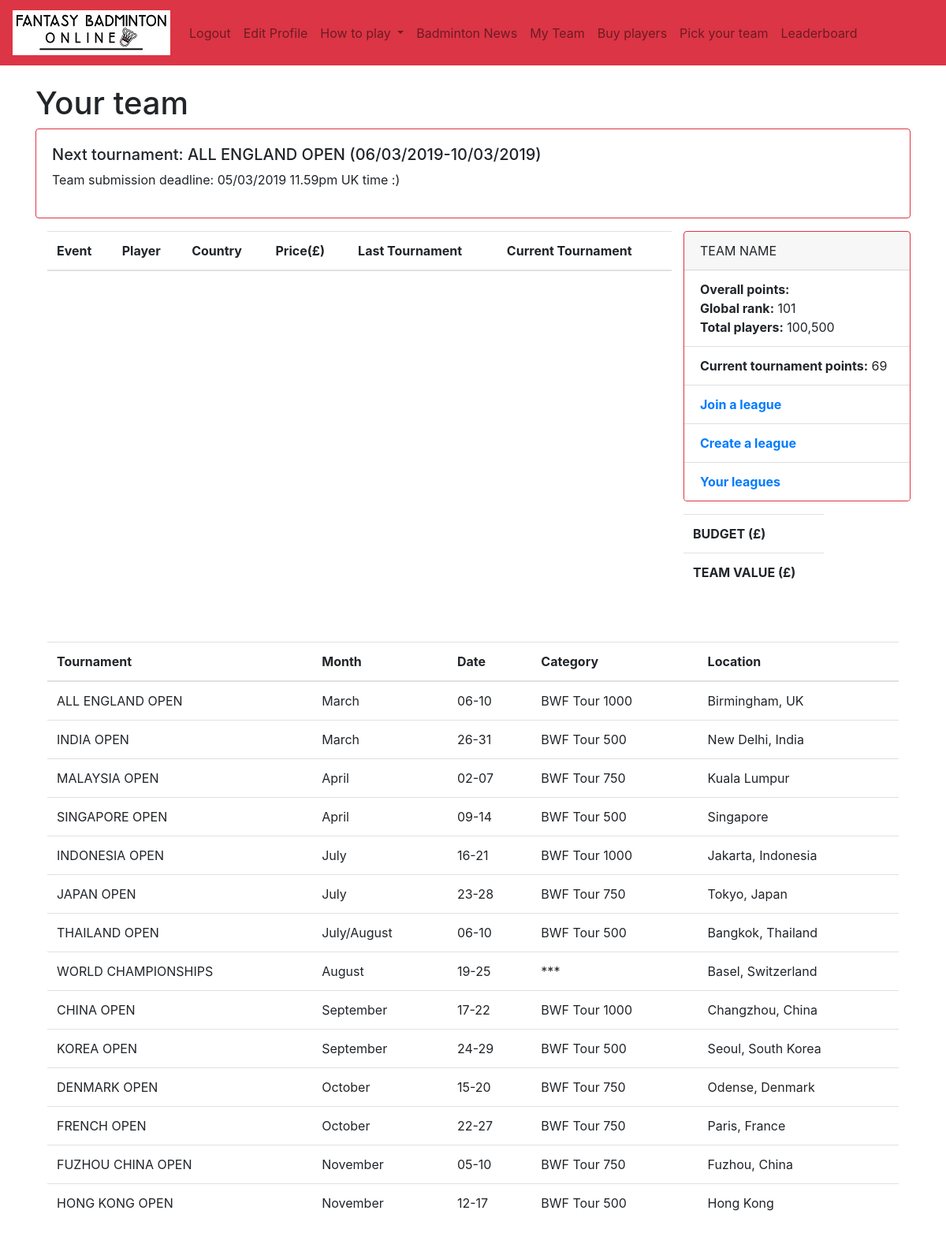
/credit/my_team/ (signed in), run on an earlier commit of the app's database.
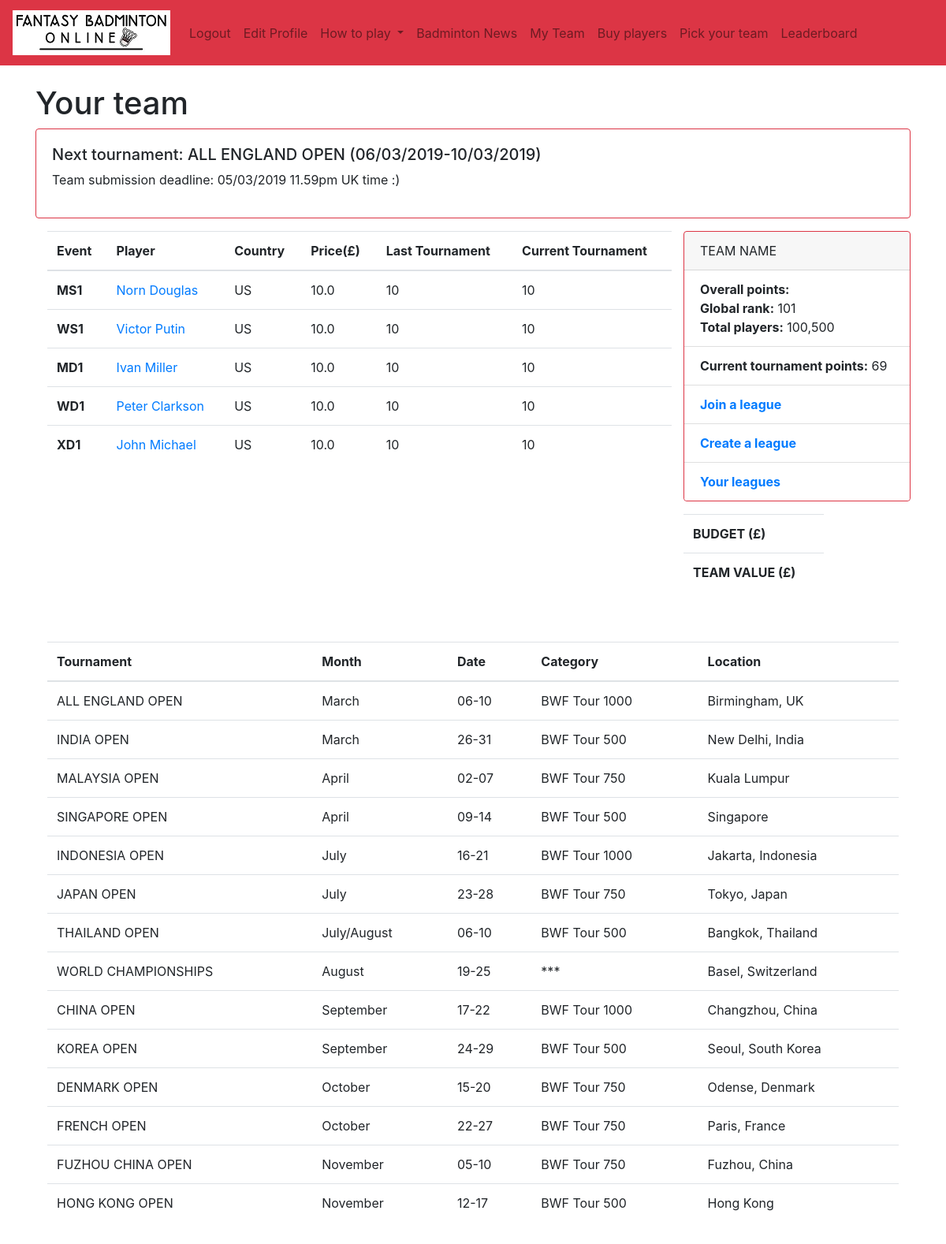
And on a later commit of the database.
### players/models.py (models this page shows, shortened)
class Player(models.Model):
	STATUS_CHOICES = [('active', 'Playing'),
			   ('notactive', 'Not Playing')
			   ]
	rank = models.IntegerField(default=10)
	name = models.CharField(max_length=50)
	country = CountryField(blank_label='(select country)', default='US')
	cost = models.FloatField(default=10) # price is a number, defaults to 10. You can set it up in the admin panel
	score = models.IntegerField(default=0)
	status = models.CharField(max_length=50, choices=STATUS_CHOICES, default='1')
	picture = models.ImageField(default='default.png', blank=True)
	current_tournament_score = models.IntegerField(default=10)
	last_tournament_score = models.IntegerField(default=10)
	def get_type(self): # MS, WS, etc
		return self.__class__.__name__[:2]

class MSPlayer(Player):
	team = models.ForeignKey(Teams, on_delete=models.CASCADE, related_name='MSplayers', null=True, blank=True)  # connection to a team

class Player(models.Model):
	STATUS_CHOICES = [('active', 'Playing'),
			   ('notactive', 'Not Playing')
			   ]
	rank = models.IntegerField(default=10)
	name = models.CharField(max_length=50)
	country = CountryField(blank_label='(select country)', default='US')
	cost = models.FloatField(default=10) # price is a number, defaults to 10. You can set it up in the admin panel
	score = models.IntegerField(default=0)
	status = models.CharField(max_length=50, choices=STATUS_CHOICES, default='1')
	picture = models.ImageField(default='default.png', blank=True)
	current_tournament_score = models.IntegerField(default=10)
	last_tournament_score = models.IntegerField(default=10)
	def get_type(self): # MS, WS, etc
		return self.__class__.__name__[:2]

class WSPlayer(Player):
	team = models.ForeignKey(Teams, on_delete=models.CASCADE, related_name='WSplayers', null=True, blank=True)  # connection to a team

class MDPlayer(Player):
	team = models.ForeignKey(Teams, on_delete=models.CASCADE, related_name='MDplayers', null=True, blank=True)  # connection to a team

class WDPlayer(Player):
	team = models.ForeignKey(Teams, on_delete=models.CASCADE, related_name='WDplayers', null=True, blank=True)  # connection to a team

class XDPlayer(Player):
	team = models.ForeignKey(Teams, on_delete=models.CASCADE, related_name='XDplayers', null=True, blank=True)  # connection to a team

### players/views.py (the view)
# urls.py: path('my_team/', views.my_team, name='my_team'),
def my_team(request, message=False):
	print(request.user.teams)
	user = request.user
	context = {}
	user_team = Teams.objects.filter(owner=user).first()
	context['MSplayers'] = MSPlayer.objects.filter(team=user_team)
	context['WSplayers'] = WSPlayer.objects.filter(team=user_team)
	context['WDplayers'] = WDPlayer.objects.filter(team=user_team)
	context['MDplayers'] = MDPlayer.objects.filter(team=user_team)
	context['XDplayers'] = XDPlayer.objects.filter(team=user_team)
	context['team'] = user_team
	if message:
		messages.success(request, ("Successfully saved your team"))
	return render(request, 'authenticate/my_team.html', context)

### authenticate/templates/authenticate/my_team.html (shortened to what the changed rows need)
{% extends 'authenticate/base.html' %}
{% load static %}
{% block content %}
<h1>Your team</h1>
<div class="card-deck">
</div>
{% if user.is_authenticated %}
<div class="container">
  <div class="row">
    <div class="col-sm">
      <table class="table table-hover">
    <thead>
        <tr>
            <th scope="col">Event</th>
            <th scope="col">Player</th>
            <th scope="col">Country</th>
            <th scope="col">Price(£)</th>
            <th scope="col">Last Tournament</th>
            <th scope="col">Current Tournament</th>
          </tr>
      </thead>
      <tbody>
      {% for player in MSplayers %}
        <tr>
          <th scope="row">MS{{ forloop.counter }}</th>
          <td><a href="" data-toggle="modal" data-target="#playerModal{{ player.get_type }}{{ player.id }}">{{ player.name }}</a></td>
	        {% include 'player.html' %}
          <td>{{ player.country }}</td>
          <td>{{ player.cost }}</td>
          <td>{{ player.last_tournament_score }}</td>
          <td>{{ player.current_tournament_score }}</td>
      {% endfor %}
      {% for player in WSplayers %}
        <tr>
          <th scope="row">WS{{ forloop.counter }}</th>
          <td><a href="" data-toggle="modal" data-target="#playerModal{{ player.get_type }}{{ player.id }}">{{ player.name }}</a></td>
	        {% include 'player.html' %}
          <td>{{ player.country }}</td>
          <td>{{ player.cost }}</td>
          <td>{{ player.last_tournament_score }}</td>
          <td>{{ player.current_tournament_score }}</td>
      {% endfor %}
      {% for player in MDplayers %}
        <tr>
          <th scope="row">MD{{ forloop.counter }}</th>
          <td><a href="" data-toggle="modal" data-target="#playerModal{{ player.get_type }}{{ player.id }}">{{ player.name }}</a></td>
          <td>{{ player.country }}</td>
          <td>{{ player.cost }}</td>
          <td>{{ player.last_tournament_score }}</td>
          <td>{{ player.current_tournament_score }}</td>
        </tr>
      {% endfor %}
      {% for player in WDplayers %}
        <tr>
          <th scope="row">WD{{ forloop.counter }}</th>
          <td><a href="" data-toggle="modal" data-target="#playerModal{{ player.get_type }}{{ player.id }}">{{ player.name }}</a></td>
          <td>{{ player.country }}</td>
          <td>{{ player.cost }}</td>
          <td>{{ player.last_tournament_score }}</td>
          <td>{{ player.current_tournament_score }}</td>
        </tr>
      {% endfor %}
      {% for player in XDplayers %}
        <tr>
          <th scope="row">XD{{ forloop.counter }}</th>
          <td><a href="" data-toggle="modal" data-target="#playerModal{{ player.get_type }}{{ player.id }}">{{ player.name }}</a></td>
          <td>{{ player.country }}</td>
          <td>{{ player.cost }}</td>
          <td>{{ player.last_tournament_score }}</td>
          <td>{{ player.current_tournament_score }}</td>
        </tr>
      {% endfor %}
      </tbody>
    </table>
    </div>
    <div class="col-sm..offset-md-4">
      <div class="card border-danger mb-3" style="width: 18rem;">
      </div>
      <div class="container border-danger">
        <div class="row">
          <div class="col-sm.offset-md-4">
          <table class="table table-hover">
            <tbody>
              <tr>
                <th scope="row">BUDGET (£)</th>
              </tr>
              <tr>
                <th scope="row">TEAM VALUE (£)</th>
              </tr>
            </tbody>
          </table>
          </div>
        </div>
      </div>
    </div>
  </div>
</div>
{% endif %}
<div class="col-sm">
      <table class="table table-hover">
    <thead>
        <tr>
            <th scope="col">Tournament</th>
            <th scope="col">Month</th>
            <th scope="col">Date</th>
            <th scope="col">Category</th>
            <th scope="col">Location</th>
        </tr>
    </thead>
    </table>
  </div>
{% endblock %}

What changed in the data, as far as the page shows it:
now on this page (row edited): MSPlayer: name "Norn Douglas", country "US", cost "10.0", last_tournament_score "10", current_tournament_score "10"
now on this page (row edited): WSPlayer: name "Victor Putin", country "US", cost "10.0", last_tournament_score "10", current_tournament_score "10"
now on this page (row edited): MDPlayer: name "Ivan Miller", country "US", cost "10.0", last_tournament_score "10", current_tournament_score "10"
now on this page (row edited): WDPlayer: name "Peter Clarkson", country "US", cost "10.0", last_tournament_score "10", current_tournament_score "10"
now on this page (row edited): XDPlayer: name "John Michael", country "US", cost "10.0", last_tournament_score "10", current_tournament_score "10"
